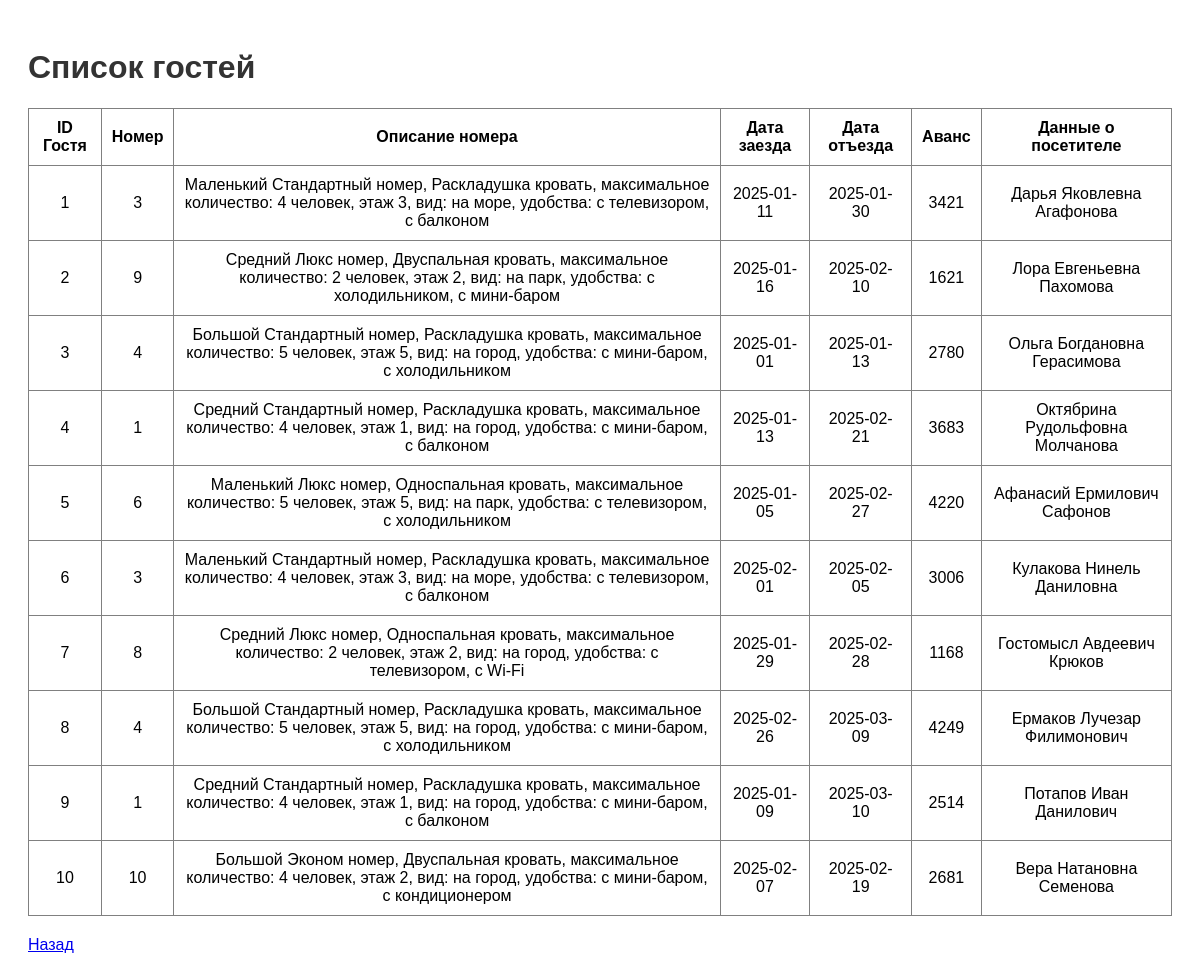
The app's page /guests_list, older data.
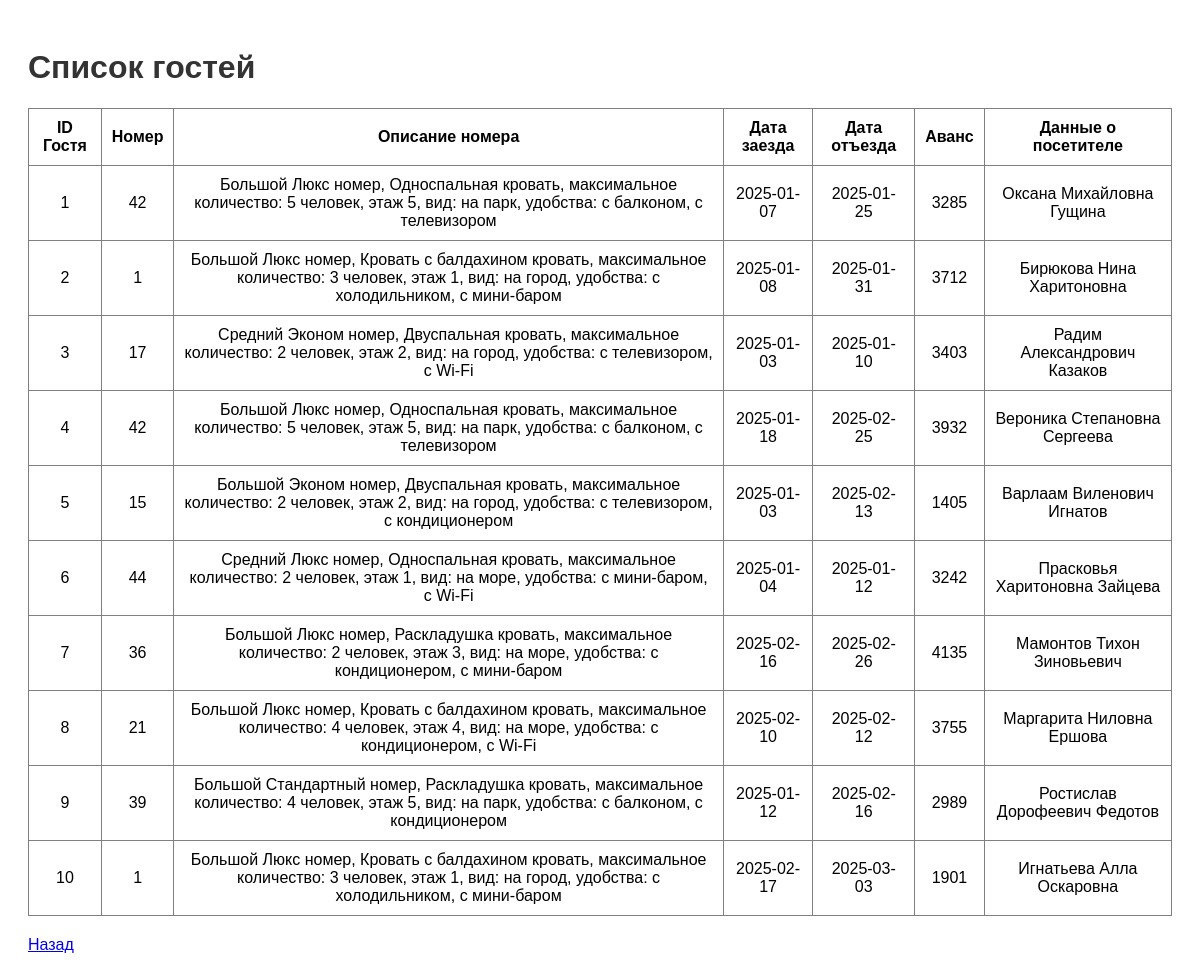
The same page, newer data.
### tables this page shows
CREATE TABLE guests (
                        id INTEGER PRIMARY KEY AUTOINCREMENT,
                        hotel_id INTEGER,
                        room_id INTEGER,
                        check_in_date TEXT,
                        check_out_date TEXT,
                        prepayment INTEGER,
                        visitor_info TEXT,
                        FOREIGN KEY (room_id) REFERENCES rooms(id),
                        FOREIGN KEY (hotel_id) REFERENCES hotels(id)
                      );

CREATE TABLE rooms (
                        id INTEGER PRIMARY KEY AUTOINCREMENT,
                        hotel_id INTEGER,
                        description TEXT,
                        places INTEGER,
                        price_per_day INTEGER,
                        status TEXT,
                        FOREIGN KEY (hotel_id) REFERENCES hotels(id)
                      );

### app.py (the view)
@app.route('/guests_list')
def guests_list():
    conn = get_db()
    cursor = conn.cursor()
    cursor.execute('''
        SELECT g.id, r.id, g.check_in_date, g.check_out_date, g.prepayment, g.visitor_info, r.description
        FROM guests g
        JOIN rooms r ON g.room_id = r.id
    ''')
    guests = cursor.fetchall()
    conn.close()
    return render_template('guests_list.html', guests=guests)

### app.py (called while the page is built)
def get_db():
    conn = sqlite3.connect('hotel.db')
    conn.row_factory = sqlite3.Row
    return conn

### templates/guests_list.html (shortened to what this page needs)
<!DOCTYPE html>
<html lang="ru">
<head>
    <link rel="stylesheet" href="{{ url_for('static', filename='style.css') }}">
</head>
<body>
    <h1>Список гостей</h1>
    <table border="1">
        <thead>
            <tr>
                <th>ID Гостя</th>
                <th>Номер</th>
                <th>Описание номера</th>
                <th>Дата заезда</th>
                <th>Дата отъезда</th>
                <th>Аванс</th>
                <th>Данные о посетителе</th>
            </tr>
        </thead>
        <tbody>
            {% for guest in guests %}
            <tr>
                <td>{{ guest[0] }}</td>
                <td>{{ guest[1] }}</td>
                <td>{{ guest[6] }}</td>
                <td>{{ guest[2] }}</td>
                <td>{{ guest[3] }}</td>
                <td>{{ guest[4] }}</td>
                <td>{{ guest[5] }}</td>
            </tr>
            {% endfor %}
        </tbody>
    </table>
    <a href="{{ url_for('index') }}">Назад</a>
</body>
</html>

### static/style.css (style rules this page uses)
body { font-family: Arial, sans-serif; padding: 20px; }
h1 { color: #333; }
table { width: 100%; border-collapse: collapse; }
table th, table td { padding: 10px; text-align: center; }
a { margin-top: 20px; display: inline-block; font-size: 16px; }

Row changes from the older to the newer data that the page shows:
changed guests id 1: guest "3" → "42"; description "Маленький Стандартный номер, Раскладушка кровать, максимальное количество: 4 человек, этаж 3, вид: на море, удобства: с телевизором, с балконом" → "Большой Люкс номер, Односпальная кровать, максимальное количество: 5 человек, этаж 5, вид: на парк, удобства: с балконом, с телевизором"; check_in_date "2025-01-11" → "2025-01-07"; check_out_date "2025-01-30" → "2025-01-25"; prepayment "3421" → "3285"; visitor_info "Дарья Яковлевна Агафонова" → "Оксана Михайловна Гущина"
changed guests id 2: guest "9" → "1"; description "Средний Люкс номер, Двуспальная кровать, максимальное количество: 2 человек, этаж 2, вид: на парк, удобства: с холодильником, с мини-баром" → "Большой Люкс номер, Кровать с балдахином кровать, максимальное количество: 3 человек, этаж 1, вид: на город, удобства: с холодильником, с мини-баром"; check_in_date "2025-01-16" → "2025-01-08"; check_out_date "2025-02-10" → "2025-01-31"; prepayment "1621" → "3712"; visitor_info "Лора Евгеньевна Пахомова" → "Бирюкова Нина Харитоновна"
changed guests id 3: guest "4" → "17"; description "Большой Стандартный номер, Раскладушка кровать, максимальное количество: 5 человек, этаж 5, вид: на город, удобства: с мини-баром, с холодильником" → "Средний Эконом номер, Двуспальная кровать, максимальное количество: 2 человек, этаж 2, вид: на город, удобства: с телевизором, с Wi-Fi"; check_in_date "2025-01-01" → "2025-01-03"; check_out_date "2025-01-13" → "2025-01-10"; prepayment "2780" → "3403"; visitor_info "Ольга Богдановна Герасимова" → "Радим Александрович Казаков"
changed guests id 4: guest "1" → "42"; description "Средний Стандартный номер, Раскладушка кровать, максимальное количество: 4 человек, этаж 1, вид: на город, удобства: с мини-баром, с балконом" → "Большой Люкс номер, Односпальная кровать, максимальное количество: 5 человек, этаж 5, вид: на парк, удобства: с балконом, с телевизором"; check_in_date "2025-01-13" → "2025-01-18"; check_out_date "2025-02-21" → "2025-02-25"; prepayment "3683" → "3932"; visitor_info "Октябрина Рудольфовна Молчанова" → "Вероника Степановна Сергеева"
changed guests id 5: guest "6" → "15"; description "Маленький Люкс номер, Односпальная кровать, максимальное количество: 5 человек, этаж 5, вид: на парк, удобства: с телевизором, с холодильником" → "Большой Эконом номер, Двуспальная кровать, максимальное количество: 2 человек, этаж 2, вид: на город, удобства: с телевизором, с кондиционером"; check_in_date "2025-01-05" → "2025-01-03"; check_out_date "2025-02-27" → "2025-02-13"; prepayment "4220" → "1405"; visitor_info "Афанасий Ермилович Сафонов" → "Варлаам Виленович Игнатов"
changed guests id 6: guest "3" → "44"; description "Маленький Стандартный номер, Раскладушка кровать, максимальное количество: 4 человек, этаж 3, вид: на море, удобства: с телевизором, с балконом" → "Средний Люкс номер, Односпальная кровать, максимальное количество: 2 человек, этаж 1, вид: на море, удобства: с мини-баром, с Wi-Fi"; check_in_date "2025-02-01" → "2025-01-04"; check_out_date "2025-02-05" → "2025-01-12"; prepayment "3006" → "3242"; visitor_info "Кулакова Нинель Даниловна" → "Прасковья Харитоновна Зайцева"
changed guests id 7: guest "8" → "36"; description "Средний Люкс номер, Односпальная кровать, максимальное количество: 2 человек, этаж 2, вид: на город, удобства: с телевизором, с Wi-Fi" → "Большой Люкс номер, Раскладушка кровать, максимальное количество: 2 человек, этаж 3, вид: на море, удобства: с кондиционером, с мини-баром"; check_in_date "2025-01-29" → "2025-02-16"; check_out_date "2025-02-28" → "2025-02-26"; prepayment "1168" → "4135"; visitor_info "Гостомысл Авдеевич Крюков" → "Мамонтов Тихон Зиновьевич"
changed guests id 8: guest "4" → "21"; description "Большой Стандартный номер, Раскладушка кровать, максимальное количество: 5 человек, этаж 5, вид: на город, удобства: с мини-баром, с холодильником" → "Большой Люкс номер, Кровать с балдахином кровать, максимальное количество: 4 человек, этаж 4, вид: на море, удобства: с кондиционером, с Wi-Fi"; check_in_date "2025-02-26" → "2025-02-10"; check_out_date "2025-03-09" → "2025-02-12"; prepayment "4249" → "3755"; visitor_info "Ермаков Лучезар Филимонович" → "Маргарита Ниловна Ершова"
changed guests id 9: guest "1" → "39"; description "Средний Стандартный номер, Раскладушка кровать, максимальное количество: 4 человек, этаж 1, вид: на город, удобства: с мини-баром, с балконом" → "Большой Стандартный номер, Раскладушка кровать, максимальное количество: 4 человек, этаж 5, вид: на парк, удобства: с балконом, с кондиционером"; check_in_date "2025-01-09" → "2025-01-12"; check_out_date "2025-03-10" → "2025-02-16"; prepayment "2514" → "2989"; visitor_info "Потапов Иван Данилович" → "Ростислав Дорофеевич Федотов"
changed guests id 10: guest "10" → "1"; description "Большой Эконом номер, Двуспальная кровать, максимальное количество: 4 человек, этаж 2, вид: на город, удобства: с мини-баром, с кондиционером" → "Большой Люкс номер, Кровать с балдахином кровать, максимальное количество: 3 человек, этаж 1, вид: на город, удобства: с холодильником, с мини-баром"; check_in_date "2025-02-07" → "2025-02-17"; check_out_date "2025-02-19" → "2025-03-03"; prepayment "2681" → "1901"; visitor_info "Вера Натановна Семенова" → "Игнатьева Алла Оскаровна"
